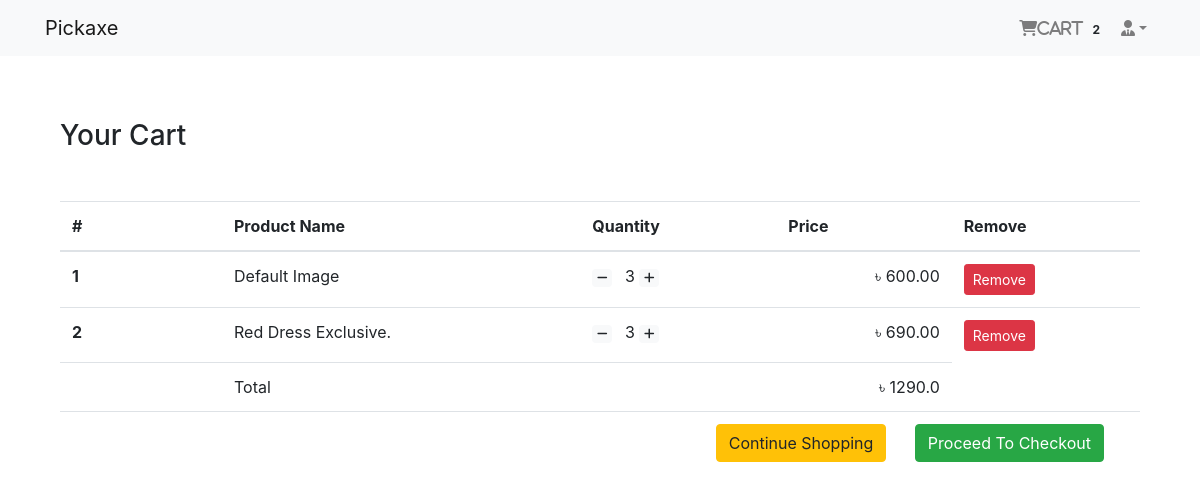
The page /order/cart/ (signed in) on the database as committed earlier.
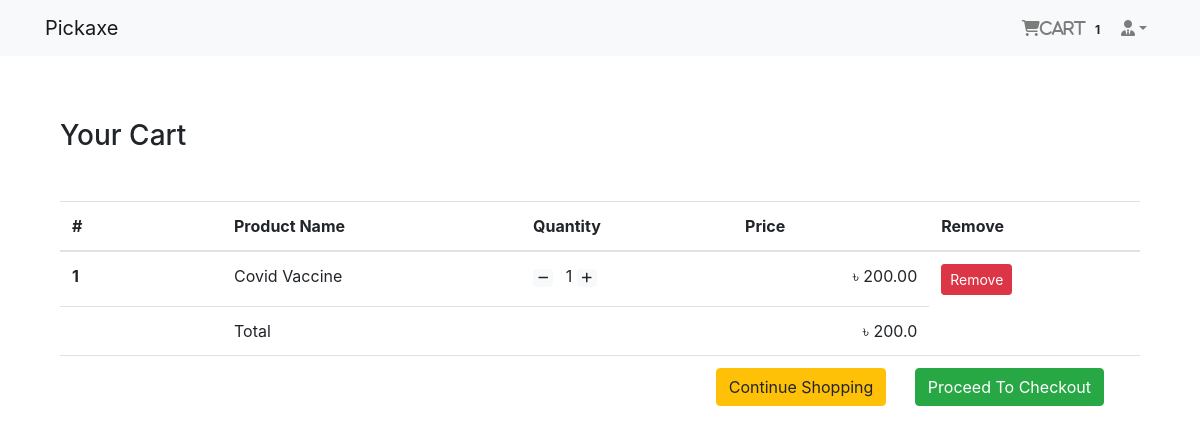
The same page on the database as committed later.
### login_app/models.py (models this page shows, shortened)
class User(AbstractBaseUser, PermissionsMixin):
    email = models.EmailField(unique=True, null=False)
    is_staff = models.BooleanField(
        gettext_lazy('staff status'),
        default=False,
        help_text=gettext_lazy('Designates whether the user can log in this site')
    )
    is_active = models.BooleanField(
        gettext_lazy('active'),
        default=True,
        help_text=gettext_lazy(
            'Designates whether this user should be treated as active. Unselect this instead of deleting')
    )
    USERNAME_FIELD = 'email'
    object = MyUserManager()

### order_app/models.py (models this page shows, shortened)
class Order(models.Model):
    order_items = models.ManyToManyField(Cart)
    user = models.ForeignKey(settings.AUTH_USER_MODEL,on_delete=models.CASCADE)
    ordered = models.BooleanField(default=False)
    created = models.DateTimeField(auto_now_add=True)
    paymentId = models.CharField(max_length=264, blank=True,null=True)
    orderId = models.CharField(max_length=200, blank=True,null=True)
    def get_totals(self):
        total = 0
        for order in self.order_items.all():
            total += float(order.get_total())
        return total

class Cart(models.Model):
    user = models.ForeignKey(settings.AUTH_USER_MODEL, on_delete=models.CASCADE, related_name='cart')
    item = models.ForeignKey(Product, on_delete=models.CASCADE)
    quantity = models.IntegerField(default=1)
    purchased = models.BooleanField(default=False)
    created = models.DateTimeField(auto_now_add=True)
    updated = models.DateTimeField(auto_now=True)
    def get_total(self):
        total = self.item.price * self.quantity
        float_total = format(total, '0.2f')
        return float_total

### shop_app/models.py (models this page shows, shortened)
class Product(models.Model):
    main_image = models.ImageField(upload_to='products/')
    name = models.CharField(max_length=264)
    category = models.ForeignKey(Category, on_delete=models.CASCADE, related_name='category')
    preview_text = models.TextField(max_length=200, verbose_name='Preview Text')
    detail_text = models.TextField(max_length=1000, verbose_name='Description')
    price = models.FloatField()
    old_price = models.FloatField(default=0.00)
    created = models.DateTimeField(auto_now_add=True)
    class Meta:
        ordering = ['-created',]

### order_app/views.py (the view)
# urls.py: path('cart/', views.cart_view, name='cart-view'),
@login_required()
def cart_view(request):
    carts = Cart.objects.filter(user=request.user, purchased=False)
    orders = Order.objects.filter(user=request.user, ordered=False)
    if carts.exists() and orders.exists():
        order = orders[0]
        return render(request, 'order_app/cart.html', context={'carts': carts, 'orders': order})
    else:
        messages.warning(request, "You don't have any item in your cart!")
        return redirect('shop_app:home')

### order_app/templatetags/cart_tag.py (called while the page is built)
@register.filter
def cart_total(user):
    order = Order.objects.filter(user=user, ordered=False)
    if order.exists():
        return order[0].order_items.count()
    else:
        return 0

### templates/order_app/cart.html
{% extends 'base.html' %}
{% block body_block %}
    <div class="container my-5">
    <div class="my-5">
        <h3>Your Cart</h3>
    </div>
    <table class="table table-hover">
        <thead>
        <tr>
            <th scope="col" width="15%">#</th>
            <th scope="col">Product Name</th>
            <th scope="col">Quantity</th>
            <th scope="col" align="right">Price</th>
            <th scope="col">Remove</th>
        </tr>
        </thead>
        <tbody>
        {% for cart in carts %}
            <tr>
            <th scope="row">{{ forloop.counter }}</th>
                <td>{{ cart.item.name }}</td>
            <td>
                <a class="mr-2" href="{% url 'order_app:decrease' cart.item.pk %}"> <span class="badge badge-light"><i class="fas fa-minus"></i></span></a>
                {{ cart.quantity }}
                <a class="mr-2" href="{% url 'order_app:increase' cart.item.pk %}"> <span class="badge badge-light"><i class="fas fa-plus"></i></span></a>
            </td>
            <td align="right">&#2547; {{ cart.get_total }}</td>
            <td><a href="{% url 'order_app:cart-remove' cart.item.pk %}" class="btn btn-danger btn-sm">Remove</a></td>
            </tr>
        {% endfor %}
        <tr>
            <th scope="row"></th>
            <td colspan="2">Total</td>
            <td align="right">&#2547; {{ orders.get_totals }}</td>
        </tr>
        <tr>
            <th scope="row"></th>
            <td colspan="4" class="text-right">
                <a href="{% url 'shop_app:home' %}" class="btn btn-warning mr-4"> Continue Shopping</a>
                <a href="{% url 'payment_app:checkout' %}" class="btn btn-success mr-4"> Proceed To Checkout</a>
            </td>
        </tr>
        </tbody>
    </table>
    </div>
{% endblock %}

### templates/navbar.html (shortened to what this page needs)
{% load cart_tag %}
<nav class="navbar navbar-expand-lg navbar-light bg-light">
    <nav class="container">
        <a class="navbar-brand" href="{% url 'shop_app:home' %}">Pickaxe</a>
        <div class="collapse navbar-collapse" id="navbarNav">
            <ul class="navbar-nav ml-auto">
                {% if request.user.is_authenticated %}
                    <li class="nav-item">
                    <a href="{% url 'order_app:cart-view' %}" class="nav-link">
                        <i class="fa fa-shopping-cart">Cart</i>
                        <span class="badge badge-light">{{ request.user | cart_total }}</span>
                    </a>
                    </li>
                    <li class="nav-item dropdown">
                        <a class="nav-link dropdown-toggle" href="#" id="navbarDropdown" role="button"
                           data-toggle="dropdown"
                           aria-haspopup="true" aria-expanded="false"><i
                                class="fas fa-user-tie"></i>{{ reuquest.user.profile.username }}</a>
                    </li>
                {% else %}
                    <li class="nav-item">
                    <a href="{% url 'login_app:login' %}" class="btn btn-primary">Login</a>
                    </li>
                {% endif %}
            </ul>
        </div>
    </nav>
</nav>

Rows that differ between the two databases and show on the page:
no longer on this page (row edited): Cart: item.name "Default Image", quantity "3", get_total "600.00"
no longer on this page (row edited): Cart: item.name "Red Dress Exclusive.", quantity "3", get_total "690.00"
no longer on this page (row edited): Order: get_totals "1290.0"
changed User: user|cart_total "2" → "1"
added Cart: item.name "Covid Vaccine", quantity "1", get_total "200.00"
added Order: get_totals "200.0"
